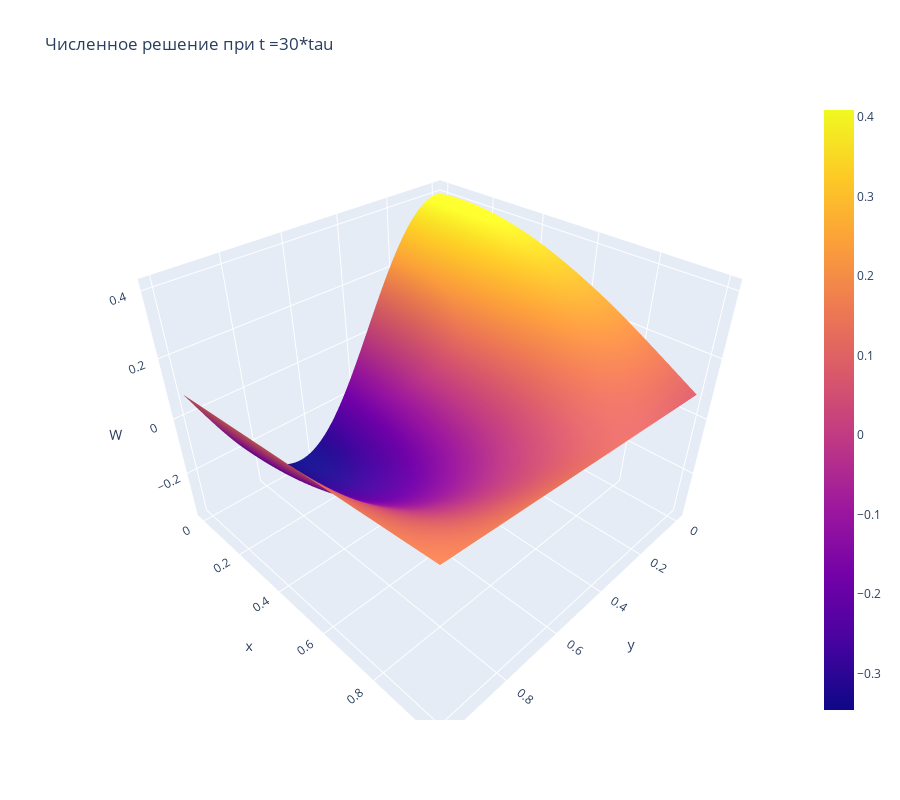
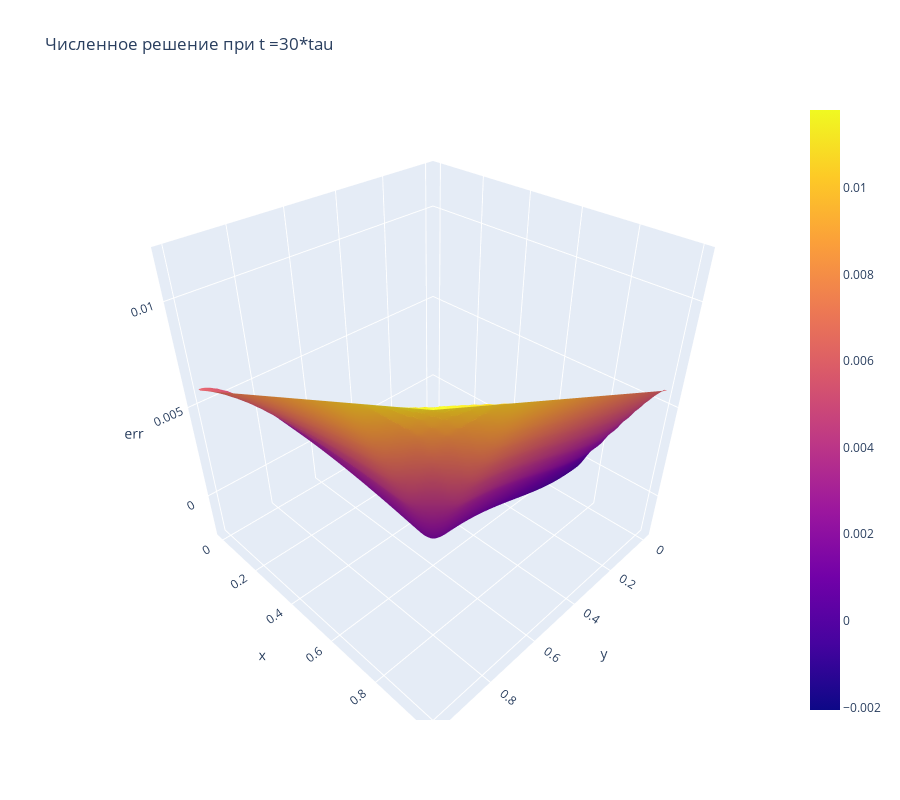

Here is the notebook cell these charts were saved with, in order:
### Code cell
fig3 = go.Figure(data=[go.Surface(z=w[:,:,30], x=y, y=x)])
fig3.update_layout(title='Численное решение при t =30*tau ', autosize = True,height = 800,scene = dict(
                     xaxis_title='y', yaxis_title='x', zaxis_title='W'),)
fig3.show()

fig4 = go.Figure(data=[go.Surface(z=err[:,:,30], x=y, y=x)])
fig4.update_layout(title='Численное решение при t =30*tau ', autosize = True,height = 800,scene = dict(
                     xaxis_title='y', yaxis_title='x', zaxis_title='err'),)
fig4.show()
